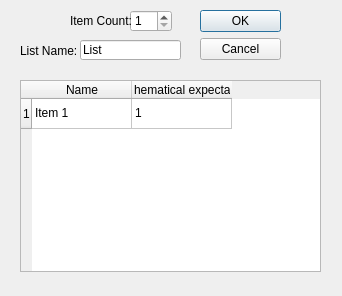
<?xml version="1.0" encoding="UTF-8"?>
<ui version="4.0">
 <class>addForm</class>
 <widget class="QDialog" name="addForm">
  <property name="geometry">
   <rect>
    <x>0</x>
    <y>0</y>
    <width>342</width>
    <height>296</height>
   </rect>
  </property>
  <property name="windowTitle">
   <string>Add List</string>
  </property>
  <widget class="QDialogButtonBox" name="buttonBox">
   <property name="geometry">
    <rect>
     <x>200</x>
     <y>10</y>
     <width>81</width>
     <height>61</height>
    </rect>
   </property>
   <property name="orientation">
    <enum>Qt::Vertical</enum>
   </property>
   <property name="standardButtons">
    <set>QDialogButtonBox::Cancel|QDialogButtonBox::Ok</set>
   </property>
  </widget>
  <widget class="QSpinBox" name="spinBox">
   <property name="geometry">
    <rect>
     <x>130</x>
     <y>10</y>
     <width>42</width>
     <height>22</height>
    </rect>
   </property>
   <property name="minimum">
    <number>1</number>
   </property>
  </widget>
  <widget class="QTableWidget" name="tableWidget">
   <property name="geometry">
    <rect>
     <x>20</x>
     <y>80</y>
     <width>301</width>
     <height>192</height>
    </rect>
   </property>
   <property name="lineWidth">
    <number>1</number>
   </property>
   <property name="rowCount">
    <number>1</number>
   </property>
   <property name="columnCount">
    <number>2</number>
   </property>
   <row/>
   <column>
    <property name="text">
     <string>Name</string>
    </property>
   </column>
   <column>
    <property name="text">
     <string>Mathematical expectation</string>
    </property>
   </column>
   <item row="0" column="0">
    <property name="text">
     <string>Item 1</string>
    </property>
   </item>
   <item row="0" column="1">
    <property name="text">
     <string>1</string>
    </property>
   </item>
  </widget>
  <widget class="QLabel" name="label">
   <property name="geometry">
    <rect>
     <x>70</x>
     <y>10</y>
     <width>61</width>
     <height>21</height>
    </rect>
   </property>
   <property name="text">
    <string>Item Count:</string>
   </property>
  </widget>
  <widget class="QLineEdit" name="lineEdit">
   <property name="geometry">
    <rect>
     <x>80</x>
     <y>40</y>
     <width>101</width>
     <height>20</height>
    </rect>
   </property>
   <property name="text">
    <string>List</string>
   </property>
  </widget>
  <widget class="QLabel" name="label_2">
   <property name="geometry">
    <rect>
     <x>20</x>
     <y>40</y>
     <width>61</width>
     <height>21</height>
    </rect>
   </property>
   <property name="text">
    <string>List Name:</string>
   </property>
  </widget>
 </widget>
 <resources/>
 <connections>
  <connection>
   <sender>buttonBox</sender>
   <signal>accepted()</signal>
   <receiver>addForm</receiver>
   <slot>accept()</slot>
   <hints>
    <hint type="sourcelabel">
     <x>248</x>
     <y>254</y>
    </hint>
    <hint type="destinationlabel">
     <x>157</x>
     <y>274</y>
    </hint>
   </hints>
  </connection>
  <connection>
   <sender>buttonBox</sender>
   <signal>rejected()</signal>
   <receiver>addForm</receiver>
   <slot>reject()</slot>
   <hints>
    <hint type="sourcelabel">
     <x>316</x>
     <y>260</y>
    </hint>
    <hint type="destinationlabel">
     <x>286</x>
     <y>274</y>
    </hint>
   </hints>
  </connection>
 </connections>
</ui>
